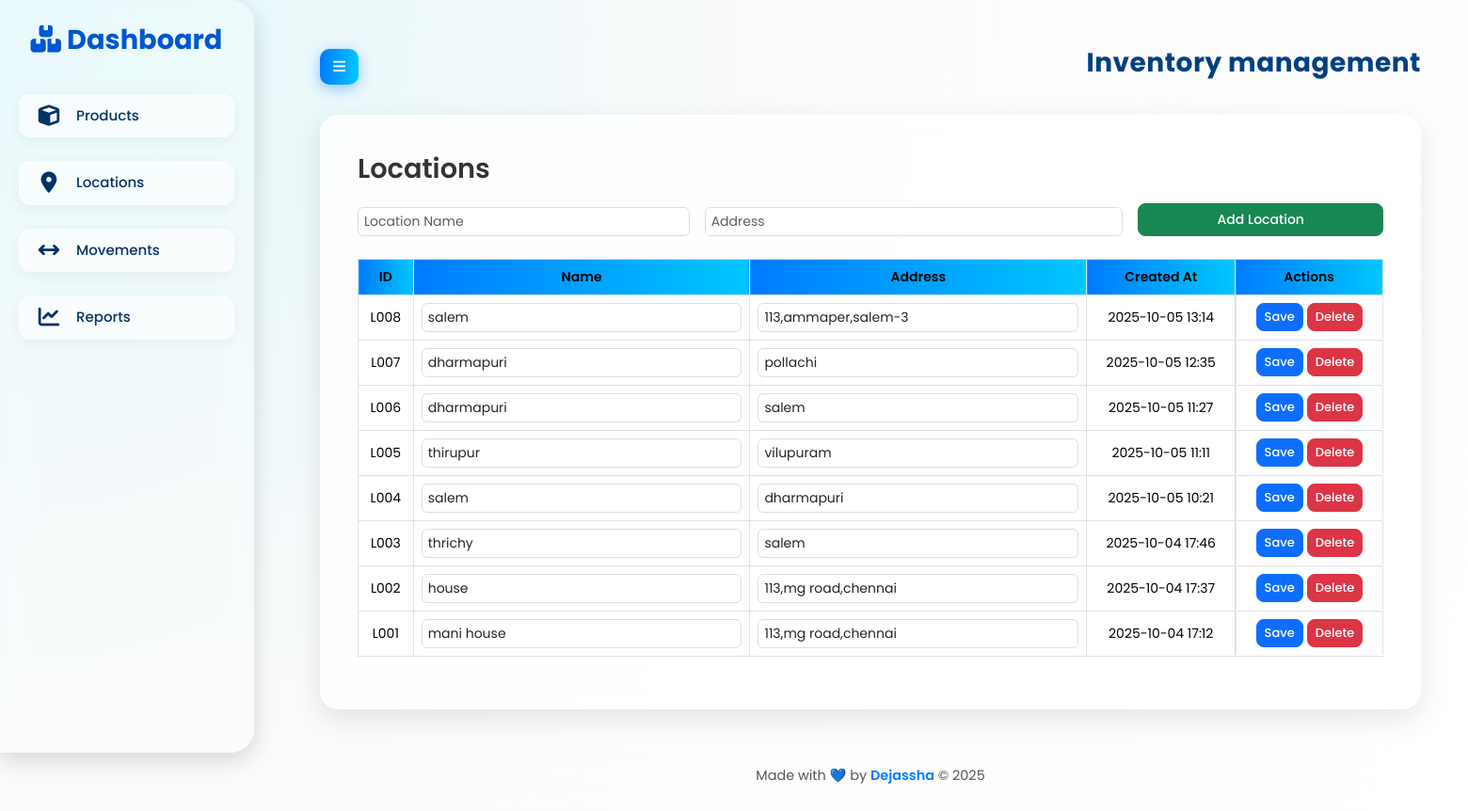
/locations, run on the app's committed database.
### models.py (models this page shows)
class Location(db.Model):
    location_id = db.Column(db.String(10), primary_key=True)
    name = db.Column(db.String(100), nullable=False)
    address = db.Column(db.String(255))
    created_at = db.Column(db.DateTime, default=datetime.utcnow)

### app.py (the view)
@app.route('/locations')
def locations():
    all_locations = Location.query.order_by(Location.created_at.desc()).all()
    return render_template("locations.html", locations=all_locations)

### templates/locations.html (shortened to what this page needs)
{% extends "base.html" %}
{% block content %}
<h2>Locations</h2>
<form action="{{ url_for('add_location') }}" method="POST" class="row g-3 mb-4">
  <div class="col-md-4">
    <input type="text" class="form-control" name="name" placeholder="Location Name" required>
  </div>
  <div class="col-md-5">
    <input type="text" class="form-control" name="address" placeholder="Address">
  </div>
  <div class="col-md-3">
    <button type="submit" class="btn btn-success w-100">Add Location</button>
  </div>
</form>
<div class="table-responsive">
  <table class="table table-hover table-bordered align-middle">
    <thead>
      <tr>
        <th>ID</th>
        <th>Name</th>
        <th>Address</th>
        <th>Created At</th>
        <th>Actions</th>
      </tr>
    </thead>
    <tbody>
      {% for loc in locations %}
      <tr>
        <td>{{ loc.location_id }}</td>
        <td>
          <form action="{{ url_for('edit_location', location_id=loc.location_id) }}" method="POST" class="d-flex gap-1">
            <input type="text" name="name" value="{{ loc.name }}" class="form-control form-control-sm" required>
        </td>
        <td>
            <input type="text" name="address" value="{{ loc.address }}" class="form-control form-control-sm">
        </td>
        <td>{{ loc.created_at.strftime("%Y-%m-%d %H:%M") }}</td>
        <td class="d-flex justify-content-center gap-1">
            <button type="submit" class="btn btn-primary btn-sm">Save</button>
            <a href="{{ url_for('delete_location', location_id=loc.location_id) }}" class="btn btn-danger btn-sm"
               onclick="return confirm('Are you sure you want to delete this location?');">Delete</a>
        </td>
      </tr>
      {% else %}
      <tr>
        <td colspan="5" class="text-center text-muted py-3">
          No locations found. Add a new location above!
        </td>
      </tr>
      {% endfor %}
    </tbody>
  </table>
</div>
{% endblock %}

### templates/base.html (style rules this page uses)
body { font-family: 'Poppins', sans-serif; background: radial-gradient(circle at top left, #e0f7fa, #fdfbfb, #ffffff); overflow-x: hidden; display: flex; min-height: 100vh; color: #333; position: relative; }
body::before { content: ""; position: absolute; width: 250%; height: 250%; top: -100%; left: -100%; background: radial-gradient(circle, rgba(255,255,255,0.2) 10%, transparent 10%) repeat; background-size: 60px 60px; animation: moveBackground 15s linear infinite; z-index: 0; opacity: 0.3; }
a { text-decoration: none; color: inherit; }

### templates/locations.html (style rules this page uses)
body { font-family: 'Poppins', sans-serif !important; font-size: 15px; }
h2 { font-weight: 600; font-size: 1.8rem; color: #333; margin-bottom: 20px; }
.form-control { font-size: 14px; border-radius: 8px; width: 100%; }
.btn { font-size: 14px; font-weight: 500; border-radius: 8px; }
.row.g-3 > .col-md-4, .row.g-3 > .col-md-5, .row.g-3 > .col-md-3 { display: flex; flex-direction: column; justify-content: flex-end; }
table { font-size: 14px; width: 100%; }
th { font-weight: 600; background: linear-gradient(90deg, #007bff, #00c6ff); color: #fff; text-align: center; }
td { vertical-align: middle; text-align: center; }
input[type="text"] { font-size: 14px; border: 1px solid #ddd; border-radius: 6px; padding: 4px 6px; }
.btn-sm { padding: 4px 8px; font-size: 13px; }

### data on the page
Location: location_id "L008", name "salem", address "113,ammaper,salem-3", created_at "2025-10-05 13:14"
Location: location_id "L007", name "dharmapuri", address "pollachi", created_at "2025-10-05 12:35"
Location: location_id "L006", name "dharmapuri", address "salem", created_at "2025-10-05 11:27"
Location: location_id "L005", name "thirupur", address "vilupuram", created_at "2025-10-05 11:11"
Location: location_id "L004", name "salem", address "dharmapuri", created_at "2025-10-05 10:21"
Location: location_id "L003", name "thrichy", address "salem", created_at "2025-10-04 17:46"
Location: location_id "L002", name "house", address "113,mg road,chennai", created_at "2025-10-04 17:37"
Location: location_id "L001", name "mani house", address "113,mg road,chennai", created_at "2025-10-04 17:12"

### other printed values
{{ current_year or '2025' }} "2025"
